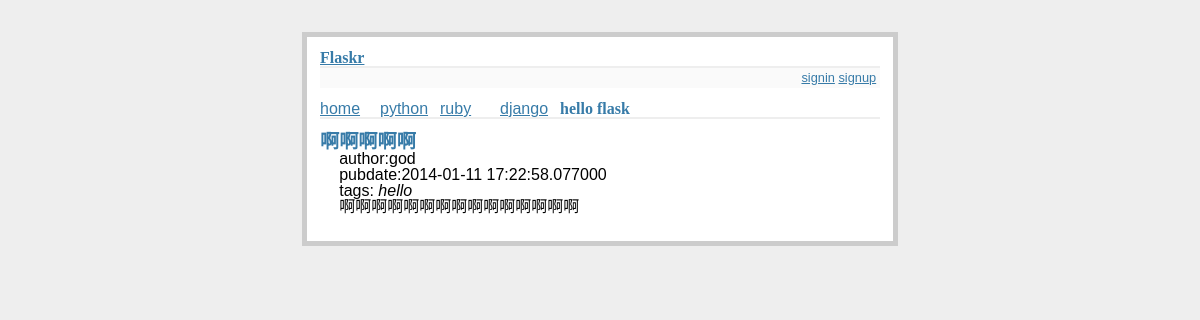
The app's page /detail/33 with its own data.
### app/models.py (models this page shows, shortened)
class Category(db.Model):
    id = db.Column(db.Integer, primary_key=True)
    name = db.Column(db.String(50))

class Post(db.Model):
    id = db.Column(db.Integer, primary_key=True)
    title = db.Column(db.String(80))
    body = db.Column(db.Text)
    pub_date = db.Column(db.DateTime)
    category_id = db.Column(db.Integer, db.ForeignKey('category.id'))
    category = db.relationship(
        'Category', backref=db.backref('posts', lazy='dynamic'))
    user_id = db.Column(db.Integer, db.ForeignKey('user.id'))
    user = db.relationship(
        'User', backref=db.backref('users', lazy='dynamic'))
    tags = db.relationship('Tag', secondary=tag_post,
                           backref=db.backref('tags', lazy='dynamic'))

class User(db.Model):
    id = db.Column(db.Integer, primary_key=True)
    nickname = db.Column(db.String(60), index=True, unique=True)
    email = db.Column(db.String(120), index=True, unique=True)
    password = db.Column(db.String(40), index=True, unique=True)
    role = db.Column(db.SmallInteger, default=ROLE_USER)

class Tag(db.Model):
    id = db.Column(db.Integer, primary_key=True)
    content = db.Column(db.String(100))
    posts = db.relationship('Post', secondary=tag_post,
                            backref=db.backref('posts', lazy='dynamic'))

### app/views.py (the view)
@app.route('/detail/<id>')
def detail(id):
    categories = Category.query.filter().all()
    post = Post.query.filter_by(id=id).first()
    return render_template('detail.html', categories=categories, post=post)

### app/templates/detail.html
{% extends "base.html" %}
{% block content %}
  <h1>hello flask</h1>
  <ul class=entries>
  {% if post %}
    <li>
      <h2>{{ post.title }}</h2>
      <span>
        author:{{ post.user.nickname }}<br />
        pubdate:{{ post.pub_date }}<br />
        tags:
        {% if post.tags %}
          {% for tag in post.tags %}
          <em>{{ tag.content }}</em>
          {% endfor %}
        {% else %}
          None
        {% endif %}
      </span>
      <div>
        {{ post.body|safe }}
      </div>
    </li>
  {% else %}
    <li><em>Unbelievable.  No post here so far</em></li>
  {% endif %}
  </ul>
{% endblock %}

### app/templates/base.html (shortened to what this page needs)
<!doctype html>
<html>
  <head>
    <link rel=stylesheet type=text/css href="{{ url_for('static', filename='reset.css') }}">
    <link rel=stylesheet type=text/css href="{{ url_for('static', filename='style.css') }}">
  </head>
  <body>
    <div class=page>
      <h1><a href="{{ url_for('index') }}">Flaskr</a></h1>
      <div class=metanav>
        <div>
          {% if current_user.is_authenticated() %}
            {% if current_user and current_user.role == 1%}
            <a href="{{ url_for('signout') }}">admin</a>
            <a href="{{ url_for('post') }}">post</a>
            {% endif %}
            <a href="{{ url_for('tags') }}">tags</a>
            <a href="{{ url_for('signout') }}">signout</a>
          {% else %}
            <a href="{{ url_for('signin') }}">signin</a>
            <a href="{{ url_for('signup') }}">signup</a>
          {% endif %}
        </div>
      </div>
        {% if categories %}
         <div id="nav">
          <ul>
            <li><a href="{{ url_for('index') }}">home</a>
            {% for category in categories %}
            <li><a href="{{ url_for('list', name=category.name) }}">{{ category.name }}</a></li>
            {% endfor %}
          </ul>
        </div>
        {% endif %}
        {% block content %}{% endblock %}
    </div>
  </body>
</html>

### app/static/style.css (style rules this page uses)
body { font-family: sans-serif; background: #eee; }
a, h1, h2 { color: #377BA8; }
h1, h2 { font-family: 'Georgia', serif; margin: 0; }
h1 { border-bottom: 2px solid #eee; }
h2 { font-size: 1.2em; }
.page { margin: 2em auto; width: 35em; border: 5px solid #ccc; padding: 0.8em; background: white; }
.entries { list-style: none; margin: 0; padding: 0; }
.entries li { margin: 0.8em 1.2em; }
.entries li h2 { margin-left: -1em; }
.metanav { text-align: right; font-size: 0.8em; padding: 0.3em; margin-bottom: 1em; background: #fafafa; }
#nav ul li { float: left; list-style: none; width: 60px; }

### records on screen
Category: name "python"
Category: name "ruby"
Category: name "django"
Post: title "啊啊啊啊啊", pub_date "2014-01-11 17:22:58.077000", body "啊啊啊啊啊啊啊啊啊啊啊啊啊啊啊"
User: user.nickname "god"
Tag: content "hello"
